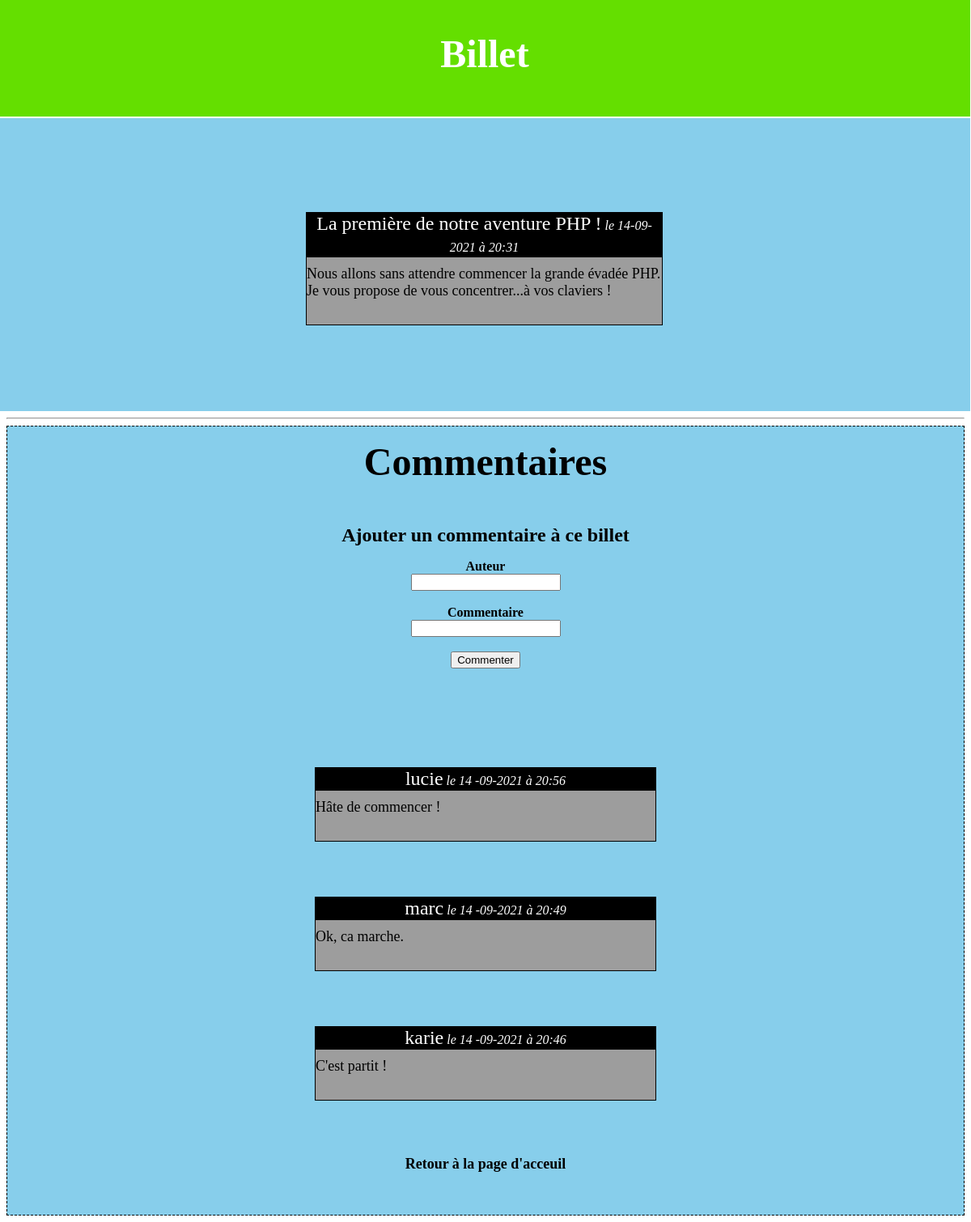
The app's page /commentaires.php?num=3 with its own data.
### tables this page shows
CREATE TABLE `billet` (
  `id` int(11) NOT NULL,
  `titre` varchar(255) NOT NULL,
  `contenu` text NOT NULL,
  `dates` varchar(20) NOT NULL,
  `temps` varchar(20) NOT NULL
);

CREATE TABLE `commentaire` (
  `id` int(11) NOT NULL,
  `id_billet` int(11) NOT NULL,
  `auteur` varchar(255) NOT NULL,
  `commentaire` text NOT NULL,
  `dates` varchar(20) NOT NULL,
  `temps` varchar(20) NOT NULL
);

### commentaires.php (the view, shortened to what this page needs)
<!DOCTYPE html>
<html>
<head>
    <link rel="stylesheet" href="css.css">
    <link rel="stylesheet" href="css2.css">
</head>
<body>
    <center>
        <p class="ajout"><strong><font size=10px>Billet</font></strong></p>
        <?php
            require_once('connect.php');
            $request=$bdd->prepare('SELECT id, titre, contenu, dates, temps FROM billet WHERE id=:nombre');
            $request->execute(array(
                'nombre'=>$_GET['num']
            ));
            $donnee=$request->fetch();
            echo '<center class="bloc"><p class="titre"><font size=5px>'.strip_tags($donnee['titre']).'<em><font size=3px> le '.strip_tags($donnee['dates']).' à '.strip_tags($donnee['temps']).'</font></em></font></p><br/><p class="contenu"><font size=4px>'.strip_tags($donnee['contenu']).'<br/><br/></font></p><br/><br/><br/><br/><br/></center>';
        ?>
        <hr/>
        <center class="fform">
            <p><strong><font size=7px>Commentaires</font></strong></p>
            <br/>
            <p><strong><font size="5px">Ajouter un commentaire à ce billet</font></strong></p>
            <form method="post" action="traitement_com.php">
                <p>
                    <label for="auteur"><strong>Auteur</strong></label><br/>
                    <input type="text" name="auteur" id="auteur"/><br/><br/>
                    <label for="commentaire"><strong>Commentaire</strong></label><br/>
                    <input type="text" name="commentaire" id="commentaire"/><br/><br/>
                    <input type="submit" value="Commenter"/><br/><br/><br/><br/>
                </p>
            </form>
            <br/><br/>
            <?php
                include('connect.php');
                $req2=$bdd->prepare('SELECT id, id_billet, auteur, commentaire, dates, temps FROM commentaire WHERE id_billet=:num ORDER BY id DESC LIMIT 0, 10');
                $req2->execute(array(
                    'num'=>strip_tags($_GET['num'])
                ));
                while($donnees=$req2->fetch()){
                    echo '<p class="titre"><font size=5px>'.strip_tags($donnees['auteur']).'<em><font size=3px> le '.strip_tags($donnees['dates']).' à '.strip_tags($donnees['temps']).'</font></em></font></p><br/><p class="contenu"><font size=4px>'.strip_tags($donnees['commentaire']).'<br/><br/></font></p><br/><br/>';
                }
            ?>
            <p><strong><font size="4px"><a class="ajt" href="index.php">Retour à la page d'acceuil</a></font></strong></p>
            <br/><br/>
        </center>
    </center>
<body>
</html>

### css.css (style rules this page uses)
.titre { border: 1px solid black; margin-left: 380px; margin-right: 380px; background-color: black; color: white; }
.contenu { border: 1px solid black; margin-left: 380px; margin-right: 380px; padding-top: 10px; padding-bottom: 10px; margin-top: -35px; text-align: left; background-color: rgb(157, 157, 157); color: black; }

### css2.css (style rules this page uses)
.ajout { border: 1px solid white; background-color: rgb(100, 223, 0); color: white; margin-left: -10px; margin-right: -8px; margin-top: -10px; padding-top: 40px; padding-bottom: 50px; }
.ajt { text-decoration: none; color: black }
.bloc { background-color: skyblue; margin-left: -10px; margin-right: -7px; margin-top: -15px; padding-top: 100px; }
.fform { border: 1px dashed black; background-color: skyblue; }

### records on screen
billet: titre "La première de notre aventure PHP !", dates "14-09-2021", temps "20:31", contenu "Nous allons sans attendre commencer la grande évadée PHP. Je vous propose de vous concentrer...à vos claviers !"
commentaire: auteur "lucie", dates "14 -09-2021", temps "20:56", commentaire "Hâte de commencer !"
commentaire: auteur "marc", dates "14 -09-2021", temps "20:49", commentaire "Ok, ca marche."
commentaire: auteur "karie", dates "14 -09-2021", temps "20:46", commentaire "C'est partit !"
